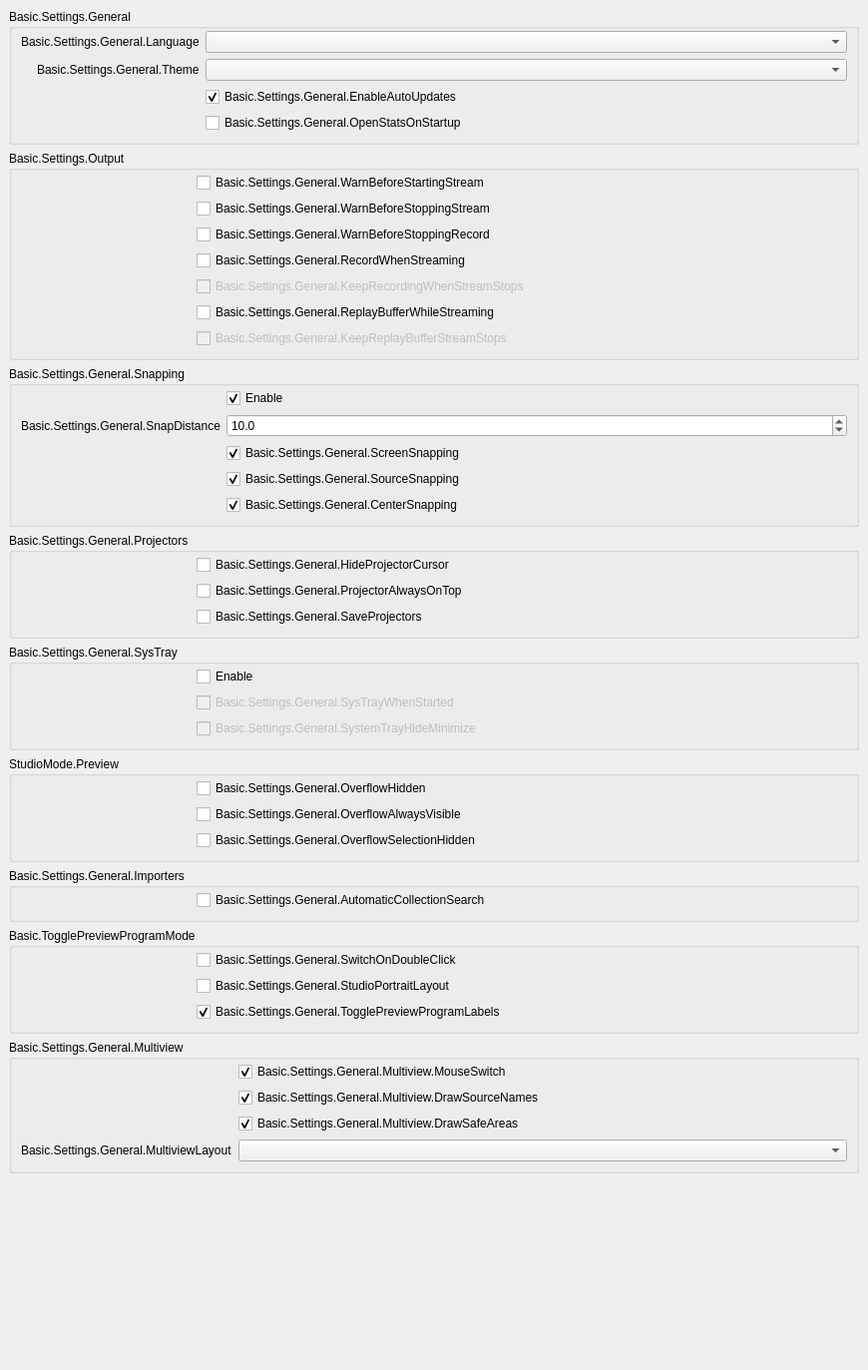
           <widget class="QWidget" name="scrollAreaWidgetContents_2">
            <property name="geometry">
             <rect>
              <x>0</x>
              <y>0</y>
              <width>870</width>
              <height>1373</height>
             </rect>
            </property>
            <layout class="QVBoxLayout" name="verticalLayout_19">
             <property name="leftMargin">
              <number>0</number>
             </property>
             <property name="topMargin">
              <number>0</number>
             </property>
             <property name="rightMargin">
              <number>0</number>
             </property>
             <property name="bottomMargin">
              <number>9</number>
             </property>
             <item alignment="Qt::AlignTop">
              <widget class="QWidget" name="widget_2" native="true">
               <layout class="QVBoxLayout" name="verticalLayout_20">
                <item>
                 <widget class="QGroupBox" name="groupBox_15">
                  <property name="title">
                   <string>Basic.Settings.General</string>
                  </property>
                  <layout class="QFormLayout" name="formLayout_32">
                   <property name="fieldGrowthPolicy">
                    <enum>QFormLayout::AllNonFixedFieldsGrow</enum>
                   </property>
                   <property name="labelAlignment">
                    <set>Qt::AlignRight|Qt::AlignTrailing|Qt::AlignVCenter</set>
                   </property>
                   <property name="topMargin">
                    <number>2</number>
                   </property>
                   <item row="0" column="0">
                    <widget class="QLabel" name="label">
                     <property name="text">
                      <string>Basic.Settings.General.Language</string>
                     </property>
                     <property name="buddy">
                      <cstring>language</cstring>
                     </property>
                    </widget>
                   </item>
                   <item row="0" column="1">
                    <widget class="QComboBox" name="language"/>
                   </item>
                   <item row="1" column="0">
                    <widget class="QLabel" name="label_42">
                     <property name="text">
                      <string>Basic.Settings.General.Theme</string>
                     </property>
                     <property name="buddy">
                      <cstring>theme</cstring>
                     </property>
                    </widget>
                   </item>
                   <item row="1" column="1">
                    <widget class="QComboBox" name="theme"/>
                   </item>
                   <item row="2" column="0">
                    <spacer name="horizontalSpacer_3">
                     <property name="orientation">
                      <enum>Qt::Horizontal</enum>
                     </property>
                     <property name="sizeType">
                      <enum>QSizePolicy::Fixed</enum>
                     </property>
                     <property name="sizeHint" stdset="0">
                      <size>
                       <width>170</width>
                       <height>5</height>
                      </size>
                     </property>
                    </spacer>
                   </item>
                   <item row="2" column="1">
                    <widget class="QCheckBox" name="enableAutoUpdates">
                     <property name="text">
                      <string>Basic.Settings.General.EnableAutoUpdates</string>
                     </property>
                     <property name="checked">
                      <bool>true</bool>
                     </property>
                    </widget>
                   </item>
                   <item row="3" column="1">
                    <widget class="QCheckBox" name="openStatsOnStartup">
                     <property name="text">
                      <string>Basic.Settings.General.OpenStatsOnStartup</string>
                     </property>
                    </widget>
                   </item>
                  </layout>
                 </widget>
                </item>
                <item>
                 <widget class="QGroupBox" name="groupBox_16">
                  <property name="title">
                   <string>Basic.Settings.Output</string>
                  </property>
                  <layout class="QFormLayout" name="formLayout_2">
                   <property name="fieldGrowthPolicy">
                    <enum>QFormLayout::AllNonFixedFieldsGrow</enum>
                   </property>
                   <property name="topMargin">
                    <number>2</number>
                   </property>
                   <item row="0" column="0">
                    <spacer name="horizontalSpacer_5">
                     <property name="orientation">
                      <enum>Qt::Horizontal</enum>
                     </property>
                     <property name="sizeType">
                      <enum>QSizePolicy::Fixed</enum>
                     </property>
                     <property name="sizeHint" stdset="0">
                      <size>
                       <width>170</width>
                       <height>5</height>
                      </size>
                     </property>
                    </spacer>
                   </item>
                   <item row="0" column="1">
                    <widget class="QCheckBox" name="warnBeforeStreamStart">
                     <property name="text">
                      <string>Basic.Settings.General.WarnBeforeStartingStream</string>
                     </property>
                    </widget>
                   </item>
                   <item row="1" column="1">
                    <widget class="QCheckBox" name="warnBeforeStreamStop">
                     <property name="text">
                      <string>Basic.Settings.General.WarnBeforeStoppingStream</string>
                     </property>
                    </widget>
                   </item>
                   <item row="2" column="1">
                    <widget class="QCheckBox" name="warnBeforeRecordStop">
                     <property name="text">
                      <string>Basic.Settings.General.WarnBeforeStoppingRecord</string>
                     </property>
                    </widget>
                   </item>
                   <item row="3" column="1">
                    <widget class="QCheckBox" name="recordWhenStreaming">
                     <property name="text">
                      <string>Basic.Settings.General.RecordWhenStreaming</string>
                     </property>
                    </widget>
                   </item>
                   <item row="4" column="1">
                    <widget class="QCheckBox" name="keepRecordStreamStops">
                     <property name="enabled">
                      <bool>false</bool>
                     </property>
                     <property name="text">
                      <string>Basic.Settings.General.KeepRecordingWhenStreamStops</string>
                     </property>
                    </widget>
                   </item>
                   <item row="5" column="1">
                    <widget class="QCheckBox" name="replayWhileStreaming">
                     <property name="text">
                      <string>Basic.Settings.General.ReplayBufferWhileStreaming</string>
                     </property>
                    </widget>
                   </item>
                   <item row="6" column="1">
                    <widget class="QCheckBox" name="keepReplayStreamStops">
                     <property name="enabled">
                      <bool>false</bool>
                     </property>
                     <property name="text">
                      <string>Basic.Settings.General.KeepReplayBufferStreamStops</string>
                     </property>
                    </widget>
                   </item>
                  </layout>
                 </widget>
                </item>
                <item>
                 <widget class="QGroupBox" name="groupBox_10">
                  <property name="enabled">
                   <bool>true</bool>
                  </property>
                  <property name="sizePolicy">
                   <sizepolicy hsizetype="Preferred" vsizetype="Maximum">
                    <horstretch>0</horstretch>
                    <verstretch>0</verstretch>
                   </sizepolicy>
                  </property>
                  <property name="title">
                   <string>Basic.Settings.General.Snapping</string>
                  </property>
                  <property name="flat">
                   <bool>false</bool>
                  </property>
                  <layout class="QFormLayout" name="formLayout_21">
                   <property name="fieldGrowthPolicy">
                    <enum>QFormLayout::AllNonFixedFieldsGrow</enum>
                   </property>
                   <property name="labelAlignment">
                    <set>Qt::AlignRight|Qt::AlignTrailing|Qt::AlignVCenter</set>
                   </property>
                   <property name="topMargin">
                    <number>2</number>
                   </property>
                   <item row="0" column="1">
                    <widget class="QCheckBox" name="snappingEnabled">
                     <property name="text">
                      <string>Enable</string>
                     </property>
                     <property name="checked">
                      <bool>true</bool>
                     </property>
                    </widget>
                   </item>
                   <item row="2" column="1">
                    <widget class="QCheckBox" name="screenSnapping">
                     <property name="text">
                      <string>Basic.Settings.General.ScreenSnapping</string>
                     </property>
                     <property name="checked">
                      <bool>true</bool>
                     </property>
                    </widget>
                   </item>
                   <item row="4" column="1">
                    <widget class="QCheckBox" name="centerSnapping">
                     <property name="text">
                      <string>Basic.Settings.General.CenterSnapping</string>
                     </property>
                     <property name="checked">
                      <bool>true</bool>
                     </property>
                    </widget>
                   </item>
                   <item row="3" column="1">
                    <widget class="QCheckBox" name="sourceSnapping">
                     <property name="text">
                      <string>Basic.Settings.General.SourceSnapping</string>
                     </property>
                     <property name="checked">
                      <bool>true</bool>
                     </property>
                    </widget>
                   </item>
                   <item row="1" column="1">
                    <widget class="QDoubleSpinBox" name="snapDistance">
                     <property name="decimals">
                      <number>1</number>
                     </property>
                     <property name="singleStep">
                      <double>0.500000000000000</double>
                     </property>
                     <property name="value">
                      <double>10.000000000000000</double>
                     </property>
                    </widget>
                   </item>
                   <item row="1" column="0">
                    <widget class="QLabel" name="label_9">
                     <property name="text">
                      <string>Basic.Settings.General.SnapDistance</string>
                     </property>
                     <property name="buddy">
                      <cstring>snapDistance</cstring>
                     </property>
                    </widget>
                   </item>
                   <item row="3" column="0">
                    <spacer name="horizontalSpacer_4">
                     <property name="orientation">
                      <enum>Qt::Horizontal</enum>
                     </property>
                     <property name="sizeType">
                      <enum>QSizePolicy::Fixed</enum>
                     </property>
                     <property name="sizeHint" stdset="0">
                      <size>
                       <width>170</width>
                       <height>5</height>
                      </size>
                     </property>
                    </spacer>
                   </item>
                  </layout>
                 </widget>
                </item>
                <item>
                 <widget class="QGroupBox" name="groupBox_14">
                  <property name="title">
                   <string>Basic.Settings.General.Projectors</string>
                  </property>
                  <layout class="QFormLayout" name="formLayout_28">
                   <property name="fieldGrowthPolicy">
                    <enum>QFormLayout::AllNonFixedFieldsGrow</enum>
                   </property>
                   <property name="topMargin">
                    <number>2</number>
                   </property>
                   <item row="0" column="1">
                    <widget class="QCheckBox" name="hideProjectorCursor">
                     <property name="text">
                      <string>Basic.Settings.General.HideProjectorCursor</string>
                     </property>
                    </widget>
                   </item>
                   <item row="1" column="1">
                    <widget class="QCheckBox" name="projectorAlwaysOnTop">
                     <property name="text">
                      <string>Basic.Settings.General.ProjectorAlwaysOnTop</string>
                     </property>
                    </widget>
                   </item>
                   <item row="2" column="1">
                    <widget class="QCheckBox" name="saveProjectors">
                     <property name="text">
                      <string>Basic.Settings.General.SaveProjectors</string>
                     </property>
                    </widget>
                   </item>
                   <item row="1" column="0">
                    <spacer name="horizontalSpacer">
                     <property name="orientation">
                      <enum>Qt::Horizontal</enum>
                     </property>
                     <property name="sizeType">
                      <enum>QSizePolicy::Fixed</enum>
                     </property>
                     <property name="sizeHint" stdset="0">
                      <size>
                       <width>170</width>
                       <height>5</height>
                      </size>
                     </property>
                    </spacer>
                   </item>
                  </layout>
                 </widget>
                </item>
                <item>
                 <widget class="QGroupBox" name="groupBox_13">
                  <property name="title">
                   <string>Basic.Settings.General.SysTray</string>
                  </property>
                  <layout class="QFormLayout" name="formLayout_29">
                   <property name="fieldGrowthPolicy">
                    <enum>QFormLayout::AllNonFixedFieldsGrow</enum>
                   </property>
                   <property name="topMargin">
                    <number>2</number>
                   </property>
                   <item row="0" column="1">
                    <widget class="QCheckBox" name="systemTrayEnabled">
                     <property name="text">
                      <string>Enable</string>
                     </property>
                    </widget>
                   </item>
                   <item row="1" column="1">
                    <widget class="QCheckBox" name="systemTrayWhenStarted">
                     <property name="enabled">
                      <bool>false</bool>
                     </property>
                     <property name="text">
                      <string>Basic.Settings.General.SysTrayWhenStarted</string>
                     </property>
                    </widget>
                   </item>
                   <item row="2" column="1">
                    <widget class="QCheckBox" name="systemTrayAlways">
                     <property name="enabled">
                      <bool>false</bool>
                     </property>
                     <property name="text">
                      <string>Basic.Settings.General.SystemTrayHideMinimize</string>
                     </property>
                    </widget>
                   </item>
                   <item row="1" column="0">
                    <spacer name="horizontalSpacer_2">
                     <property name="orientation">
                      <enum>Qt::Horizontal</enum>
                     </property>
                     <property name="sizeType">
                      <enum>QSizePolicy::Fixed</enum>
                     </property>
                     <property name="sizeHint" stdset="0">
                      <size>
                       <width>170</width>
                       <height>5</height>
                      </size>
                     </property>
                    </spacer>
                   </item>
                  </layout>
                 </widget>
                </item>
                <item>
                 <widget class="QGroupBox" name="groupBox_18">
                  <property name="title">
                   <string>StudioMode.Preview</string>
                  </property>
                  <layout class="QFormLayout" name="formLayout_35">
                   <property name="fieldGrowthPolicy">
                    <enum>QFormLayout::AllNonFixedFieldsGrow</enum>
                   </property>
                   <property name="labelAlignment">
                    <set>Qt::AlignRight|Qt::AlignTrailing|Qt::AlignVCenter</set>
                   </property>
                   <property name="topMargin">
                    <number>2</number>
                   </property>
                   <item row="1" column="1">
                    <widget class="QCheckBox" name="overflowAlwaysVisible">
                     <property name="text">
                      <string>Basic.Settings.General.OverflowAlwaysVisible</string>
                     </property>
                    </widget>
                   </item>
                   <item row="0" column="0">
                    <spacer name="horizontalSpacer_25">
                     <property name="orientation">
                      <enum>Qt::Horizontal</enum>
                     </property>
                     <property name="sizeHint" stdset="0">
                      <size>
                       <width>170</width>
                       <height>5</height>
                      </size>
                     </property>
                    </spacer>
                   </item>
                   <item row="2" column="1">
                    <widget class="QCheckBox" name="overflowSelectionHide">
                     <property name="text">
                      <string>Basic.Settings.General.OverflowSelectionHidden</string>
                     </property>
                    </widget>
                   </item>
                   <item row="0" column="1">
                    <widget class="QCheckBox" name="overflowHide">
                     <property name="text">
                      <string>Basic.Settings.General.OverflowHidden</string>
                     </property>
                    </widget>
                   </item>
                  </layout>
                 </widget>
                </item>
                <item>
                 <widget class="QGroupBox" name="groupBox_19">
                  <property name="title">
                   <string>Basic.Settings.General.Importers</string>
                  </property>
                  <layout class="QFormLayout" name="formLayout_36">
                   <property name="fieldGrowthPolicy">
                    <enum>QFormLayout::AllNonFixedFieldsGrow</enum>
                   </property>
                   <property name="labelAlignment">
                    <set>Qt::AlignRight|Qt::AlignTrailing|Qt::AlignVCenter</set>
                   </property>
                   <property name="topMargin">
                    <number>2</number>
                   </property>
                   <item row="0" column="0">
                    <spacer name="horizontalSpacer_26">
                     <property name="orientation">
                      <enum>Qt::Horizontal</enum>
                     </property>
                     <property name="sizeHint" stdset="0">
                      <size>
                       <width>170</width>
                       <height>5</height>
                      </size>
                     </property>
                    </spacer>
                   </item>
                   <item row="0" column="1">
                    <widget class="QCheckBox" name="automaticSearch">
                     <property name="text">
                      <string>Basic.Settings.General.AutomaticCollectionSearch</string>
                     </property>
                    </widget>
                   </item>
                  </layout>
                 </widget>
                </item>
                <item>
                 <widget class="QGroupBox" name="groupBox_11">
                  <property name="title">
                   <string>Basic.TogglePreviewProgramMode</string>
                  </property>
                  <layout class="QFormLayout" name="formLayout_31">
                   <property name="fieldGrowthPolicy">
                    <enum>QFormLayout::AllNonFixedFieldsGrow</enum>
                   </property>
                   <property name="labelAlignment">
                    <set>Qt::AlignRight|Qt::AlignTrailing|Qt::AlignVCenter</set>
                   </property>
                   <property name="topMargin">
                    <number>2</number>
                   </property>
                   <item row="0" column="1">
                    <widget class="QCheckBox" name="doubleClickSwitch">
                     <property name="text">
                      <string>Basic.Settings.General.SwitchOnDoubleClick</string>
                     </property>
                    </widget>
                   </item>
                   <item row="0" column="0">
                    <spacer name="horizontalSpacer_6">
                     <property name="orientation">
                      <enum>Qt::Horizontal</enum>
                     </property>
                     <property name="sizeHint" stdset="0">
                      <size>
                       <width>170</width>
                       <height>5</height>
                      </size>
                     </property>
                    </spacer>
                   </item>
                   <item row="1" column="1">
                    <widget class="QCheckBox" name="studioPortraitLayout">
                     <property name="text">
                      <string>Basic.Settings.General.StudioPortraitLayout</string>
                     </property>
                    </widget>
                   </item>
                   <item row="2" column="1">
                    <widget class="QCheckBox" name="prevProgLabelToggle">
                     <property name="text">
                      <string>Basic.Settings.General.TogglePreviewProgramLabels</string>
                     </property>
                     <property name="checked">
                      <bool>true</bool>
                     </property>
                    </widget>
                   </item>
                  </layout>
                 </widget>
                </item>
                <item>
                 <widget class="QGroupBox" name="groupBoxMultiview">
                  <property name="title">
                   <string>Basic.Settings.General.Multiview</string>
                  </property>
                  <layout class="QFormLayout" name="formLayoutMultiview">
                   <property name="fieldGrowthPolicy">
                    <enum>QFormLayout::AllNonFixedFieldsGrow</enum>
                   </property>
                   <property name="labelAlignment">
                    <set>Qt::AlignRight|Qt::AlignTrailing|Qt::AlignVCenter</set>
                   </property>
                   <property name="topMargin">
                    <number>2</number>
                   </property>
                   <item row="0" column="0">
                    <spacer name="horizontalSpacerMultiview">
                     <property name="orientation">
                      <enum>Qt::Horizontal</enum>
                     </property>
                     <property name="sizeType">
                      <enum>QSizePolicy::Fixed</enum>
                     </property>
                     <property name="sizeHint" stdset="0">
                      <size>
                       <width>170</width>
                       <height>5</height>
                      </size>
                     </property>
                    </spacer>
                   </item>
                   <item row="0" column="1">
                    <widget class="QCheckBox" name="multiviewMouseSwitch">
                     <property name="text">
                      <string>Basic.Settings.General.Multiview.MouseSwitch</string>
                     </property>
                     <property name="checked">
                      <bool>true</bool>
                     </property>
                    </widget>
                   </item>
                   <item row="1" column="1">
                    <widget class="QCheckBox" name="multiviewDrawNames">
                     <property name="text">
                      <string>Basic.Settings.General.Multiview.DrawSourceNames</string>
                     </property>
                     <property name="checked">
                      <bool>true</bool>
                     </property>
                    </widget>
                   </item>
                   <item row="2" column="1">
                    <widget class="QCheckBox" name="multiviewDrawAreas">
                     <property name="text">
                      <string>Basic.Settings.General.Multiview.DrawSafeAreas</string>
                     </property>
                     <property name="checked">
                      <bool>true</bool>
                     </property>
                    </widget>
                   </item>
                   <item row="3" column="1">
                    <widget class="QComboBox" name="multiviewLayout"/>
                   </item>
                   <item row="3" column="0">
                    <widget class="QLabel" name="label_64">
                     <property name="text">
                      <string>Basic.Settings.General.MultiviewLayout</string>
                     </property>
                     <property name="buddy">
                      <cstring>multiviewLayout</cstring>
                     </property>
                    </widget>
                   </item>
                  </layout>
                 </widget>
                </item>
               </layout>
              </widget>
             </item>
            </layout>
           </widget>
